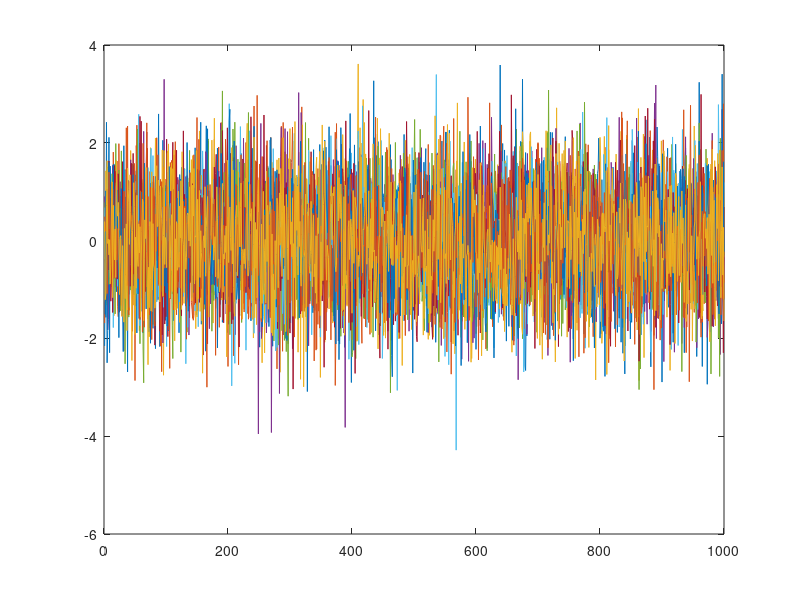
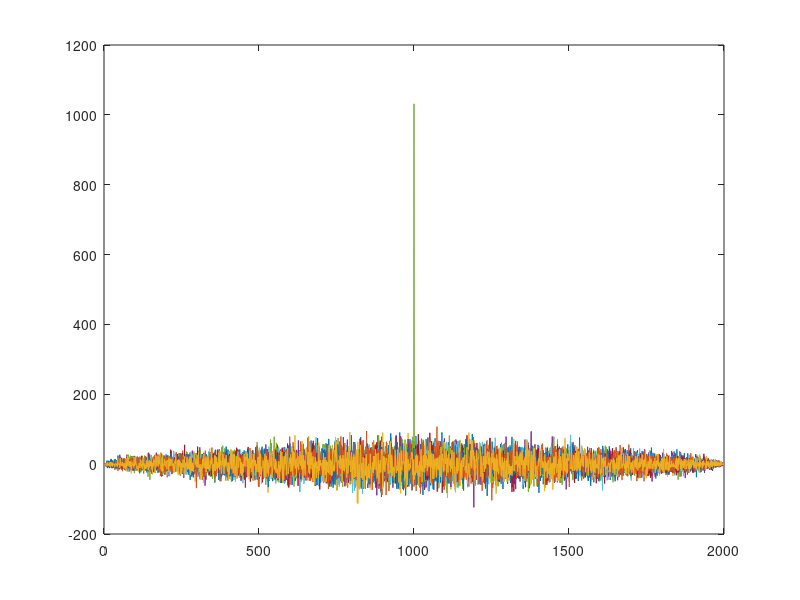

Here is the MATLAB script that generated these plots, in order:
% JakeExample1.m

% matrix of impulse responses --- each row one impulse response
randn('seed',0);
N = 1000;
H = randn(10,N);

% isolate target
h = H(5,:);

% time reversal
x_tr = fliplr(h);

% send out time reversed sequence
Y = zeros(10,2*N-1);
for k = 1:10,
Y(k,:) = conv(H(k,:),x_tr);
end;

% look at impulse responses and received signals
figure(1); plot(H');
figure(2); plot(Y');
